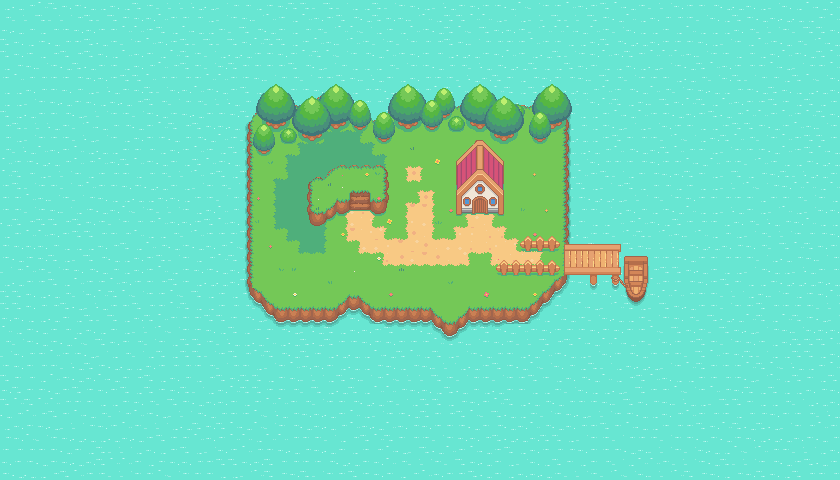

This game map was drawn from its Tiled (.tmx) file and the tilesets committed beside it. A one-line description and the trimmed map source follow:
An orthogonal 70x40 tile map with 12x12 px tiles, 13 tile layers (Water, Island, Dock, Paths, ...), 2 hidden layers not drawn, 2 tilesets.

<map version="1.10" tiledversion="1.11.2" orientation="orthogonal" renderorder="right-down" width="70" height="40" tilewidth="12" tileheight="12" infinite="0" nextlayerid="19" nextobjectid="1">
 <tileset firstgid="1" source="../tilesets/Pokemon Style Game.tsx" />
 <tileset firstgid="1025" source="../tilesets/Collision.tsx" />
 <layer id="1" name="Water" width="70" height="40">
  <data>[2800 cells, 2800 non-empty, 9 distinct tile ids]</data>
 </layer>
 <layer id="2" name="Island" width="70" height="40">
  <data>[2800 cells, 562 non-empty, 80 distinct tile ids]</data>
 </layer>
 <layer id="13" name="Dock" width="70" height="40">
  <data>[2800 cells, 54 non-empty, 54 distinct tile ids]</data>
 </layer>
 <layer id="10" name="Paths" width="70" height="40">
  <data>[2800 cells, 115 non-empty, 24 distinct tile ids]</data>
 </layer>
 <layer id="11" name="Battle Patch" width="70" height="40">
  <data>[2800 cells, 84 non-empty, 13 distinct tile ids]</data>
 </layer>
 <layer id="3" name="Plateau" width="70" height="40">
  <data>[2800 cells, 53 non-empty, 51 distinct tile ids]</data>
 </layer>
 <layer id="12" name="Grass and Flowers" width="70" height="40">
  <data>[2800 cells, 44 non-empty, 22 distinct tile ids]</data>
 </layer>
 <layer id="15" name="Fences" width="70" height="40">
  <data>[2800 cells, 10 non-empty, 4 distinct tile ids]</data>
 </layer>
 <layer id="4" name="Houses" width="70" height="40">
  <data>[2800 cells, 24 non-empty, 24 distinct tile ids]</data>
 </layer>
 <layer id="5" name="Trees0" width="70" height="40">
  <data>[2800 cells, 90 non-empty, 26 distinct tile ids]</data>
 </layer>
 <layer id="8" name="Trees1" width="70" height="40">
  <data>[2800 cells, 62 non-empty, 22 distinct tile ids]</data>
 </layer>
 <layer id="9" name="Trees2" width="70" height="40">
  <data>[2800 cells, 14 non-empty, 5 distinct tile ids]</data>
 </layer>
 <layer id="16" name="Collisions" width="70" height="40" visible="0" opacity="0.45">
  <data>[2800 cells, 135 non-empty, 4 distinct tile ids]</data>
 </layer>
 <layer id="18" name="Battle Zones" width="70" height="40" visible="0">
  <data>[2800 cells, 28 non-empty, 1 distinct tile ids]</data>
 </layer>
 <layer id="17" name="Foreground Objects" width="70" height="40">
  <data>[2800 cells, 18 non-empty, 12 distinct tile ids]</data>
 </layer>
</map>
